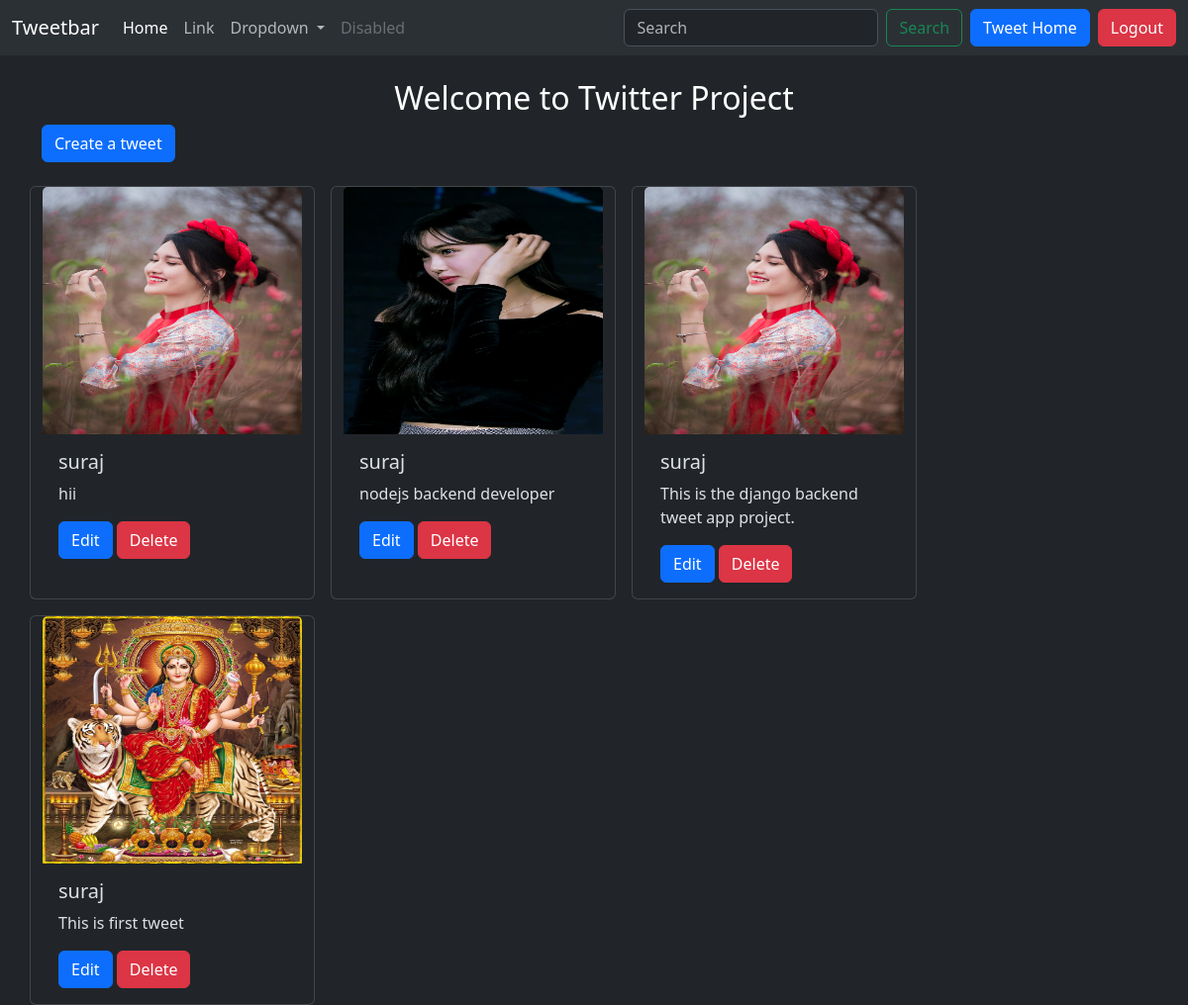
Before: / (signed in) with the older database file.
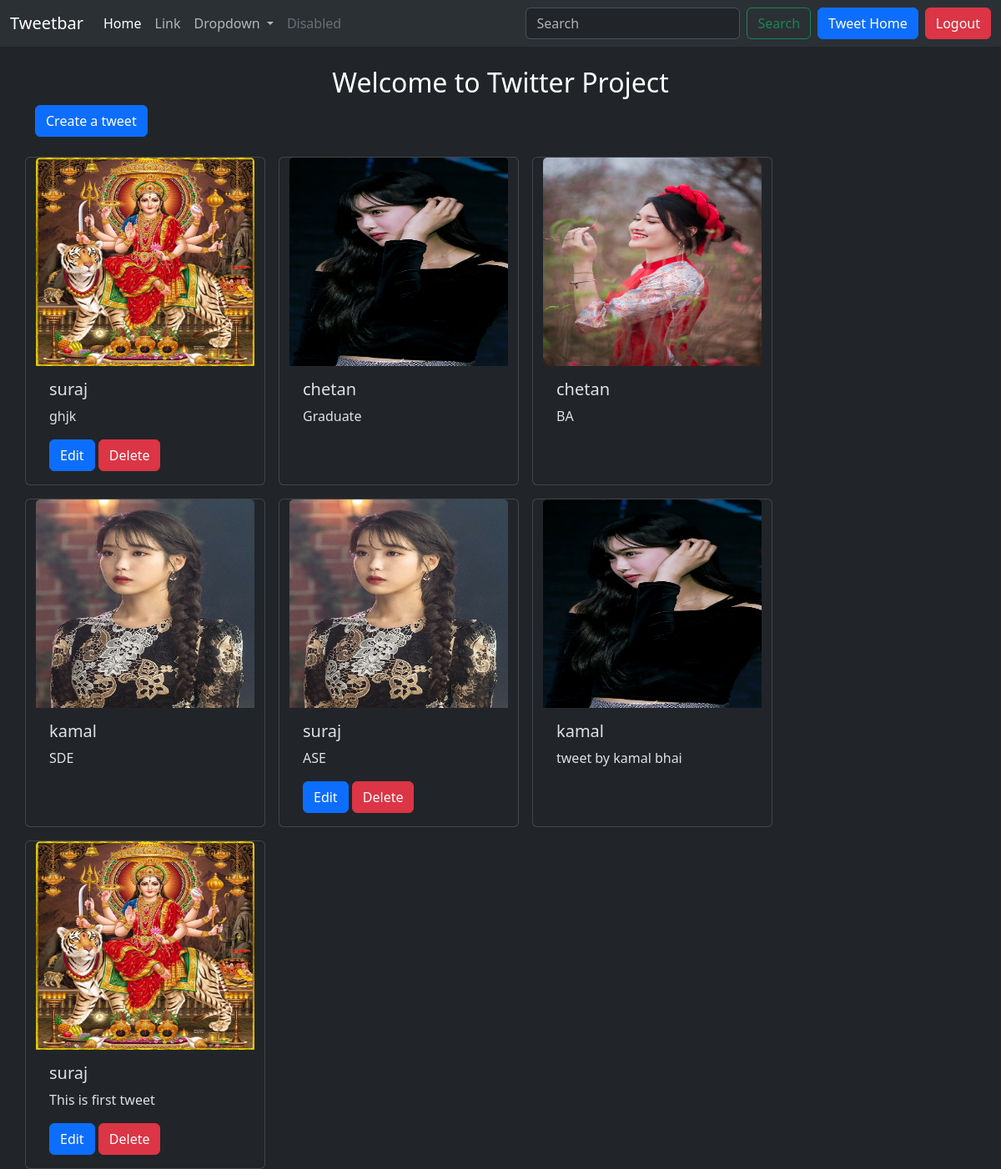
After: the same page with the newer database file.
### tweet/models.py (models this page shows)
class Tweet(models.Model):
    user= models.ForeignKey(User, on_delete=models.CASCADE)
    text= models.TextField(max_length=240)
    photo= models.ImageField(upload_to='photos/', blank=True, null=True)
    created_at= models.DateTimeField(auto_now_add=True)
    updated_at= models.DateTimeField(auto_now=True)

### tweet/views.py (the view)
# urls.py: path('', views.tweet_list, name='tweet_list'),
def tweet_list(request):
    tweets= Tweet.objects.all().order_by('-created_at')
    return render(request, 'tweet_list.html', {'tweets': tweets})

### tweet/templates/tweet_list.html (shortened to what this page needs)
{% extends "layout.html" %}
{% block content %}
<h2 class= 'text-white text-center mt-4'>Welcome to Twitter Project</h2>
<a class='btn btn-primary mb-4' href="{% url 'tweet_create' %}">Create a tweet</a>
<div class="conatiner row gap-3">
    {% for tweet in tweets %}
    <div class="card" style="width: 18rem;">
        <img src="{{tweet.photo.url}}" class="card-img-top" alt="..." width="400" height="250">
        <div class="card-body">
          <h5 class="card-title">{{tweet.user.username}}</h5>
          <p class="card-text">{{tweet.text}}</p>
          {% if tweet.user == user %}
          <a href="{% url 'tweet_edit' tweet.id %}" class="btn btn-primary">Edit</a>
          <a href="{% url 'tweet_delete' tweet.id %}" class="btn btn-danger">Delete</a>
          {% endif %}
        </div>
      </div>
    {% endfor %}
</div>
{% endblock %}

Changed rows visible on the page:
removed Tweet: photo (picture), user.username "suraj", text "hii", shows "Edit"
removed Tweet: photo (picture), user.username "suraj", text "nodejs backend developer", shows "Edit"
removed Tweet: photo (picture), user.username "suraj", text "This is the django backend tweet app project.", shows "Edit"
added Tweet: photo (picture), user.username "suraj", text "ghjk", shows "Edit"
added Tweet: photo (picture), user.username "chetan", text "Graduate"
added Tweet: photo (picture), user.username "chetan", text "BA"
added Tweet: photo (picture), user.username "kamal", text "SDE"
added Tweet: photo (picture), user.username "suraj", text "ASE", shows "Edit"
added Tweet: photo (picture), user.username "kamal", text "tweet by kamal bhai"
